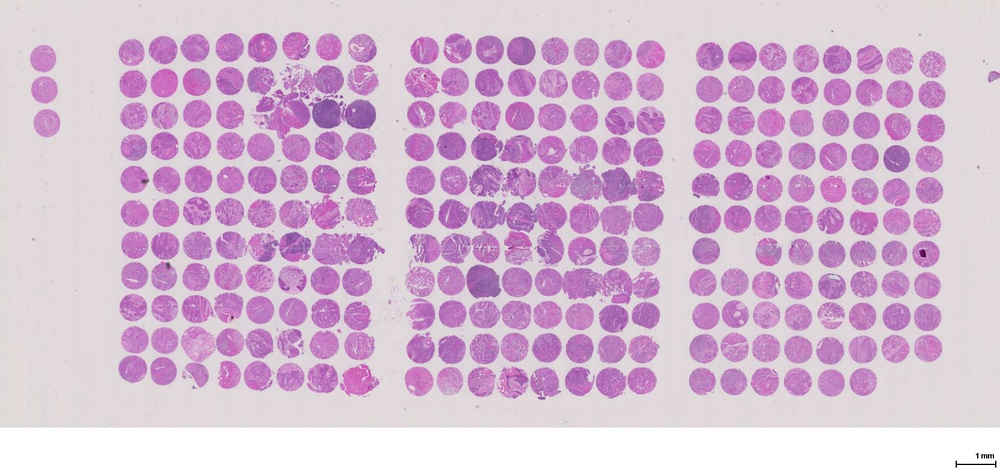
#> input picture 1666x780.jpg, 1000 x 468 px, shrunk from 1666 x 780 before the run
$ python houghCircTransOrig.py
#> lines starting #> are read from the running program, lines starting #| are printed output that depends on the picture
import cv2
import cv2.cv as cv
import numpy as np

imgLoc = raw_input("Enter the location of the picture file to be analyzed: ")
#> the answer given: 1666x780.jpg
img = cv2.imread(imgLoc, 0)
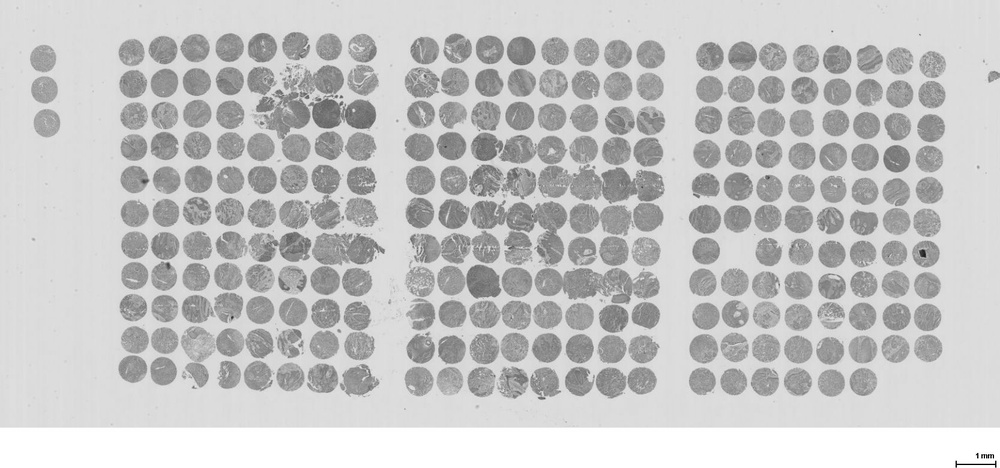
#> img: shape (468, 1000); min 0, max 255, mean 196.5
img = cv2.medianBlur(img, 5)
cimg = cv2.cvtColor(img, cv2.COLOR_GRAY2BGR)

circles = cv2.HoughCircles(img, cv.CV_HOUGH_GRADIENT, 1, 20, param1 = 50, param2 = 30, minRadius = 0, maxRadius = 0)
#> circles = 663 rows, first 8: [413.5, 217.5, 184.9], [398.5, 196.5, 159.5], [385.5, 232.5, 164.5], [528.5, 1.5, 387.5], [730.5, 236.5, 201.1], [672.5, 200.5, 161.5], [495.5, 458.5, 377.3], [558.5, 443.5, 371]

circles = np.uint16(np.around(circles))
#> circles = 663 rows, first 8: [414, 218, 185], [398, 196, 160], [386, 232, 164], [528, 2, 388], [730, 236, 201], [672, 200, 162], [496, 458, 377], [558, 444, 371]

for i in circles[0,:]:
	# draw the outer circle
	cv2.circle(cimg, (i[0], i[1]), i[2], (0, 255, 0), 2)
	#draw the center of the circle
	cv2.circle(cimg, (i[0], i[1]), 2, (0, 0, 255), 3)
#> this loop made 663 passes
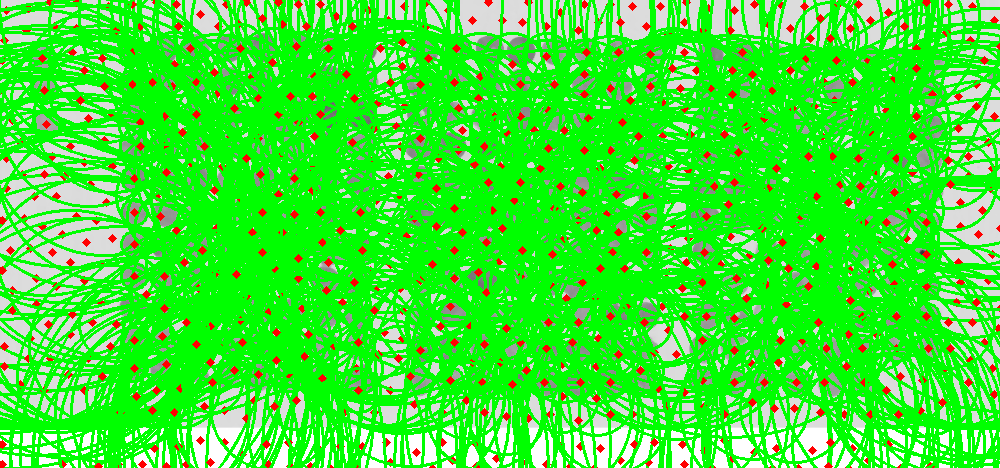
#> cimg: shape (468, 1000, 3); mean B, G, R 50.4, 233.4, 61.2

cv2.imshow('detected circles', cimg)
cv2.waitKey(0)
cv2.destroyAllWindows()
